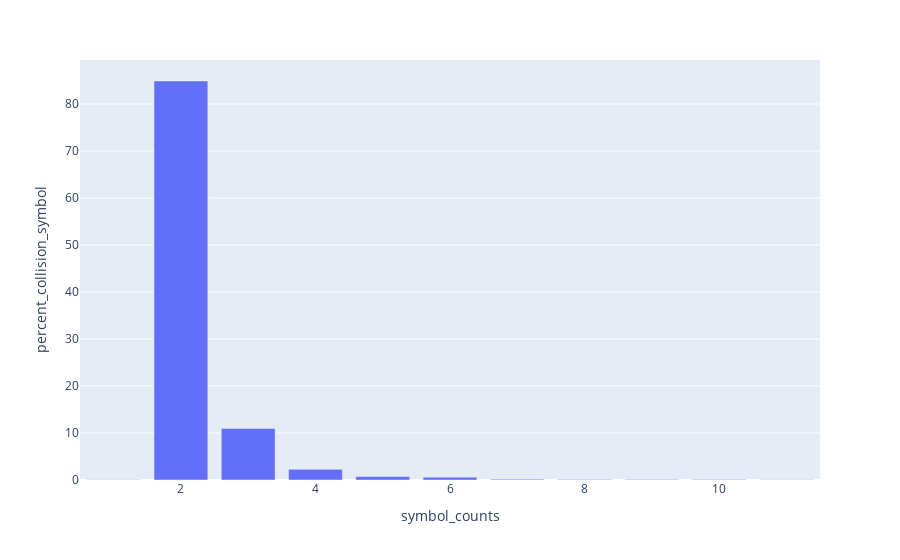

Here is the notebook cell this chart was saved with:
### Code cell
create_ambiguous_symbol_histogram(ensg_ambiguous_symbol_counts, "ENSG", ensg_ambiguous_symbol_set_count)

### Figure 1 — Plotly figure (JSON) as saved in the notebook; plotly's stock layout.template omitted (floating-point values rounded to 4 significant figures)
{"data": [{"alignmentgroup": "True", "hovertemplate": "symbol_counts=%{x}<br>percent_collision_symbol=%{y}<extra></extra>", "legendgroup": "", "marker": {"color": "#636efa", "pattern": {"shape": ""}}, "name": "", "offsetgroup": "", "orientation": "v", "showlegend": false, "textposition": "auto", "type": "bar", "x": [1, 2, 3, 4, 5, 6, 7, 8, 9, 10, 11], "xaxis": "x", "y": [0.04621, 84.89, 10.95, 2.264, 0.7394, 0.6007, 0.1848, 0.09242, 0.09242, 0.09242, 0.04621], "yaxis": "y"}], "layout": {"barmode": "relative", "legend": {"tracegroupgap": 0}, "margin": {"t": 60}, "xaxis": {"anchor": "y", "domain": [0, 1], "title": {"text": "symbol_counts"}}, "yaxis": {"anchor": "x", "domain": [0, 1], "title": {"text": "percent_collision_symbol"}}}}
